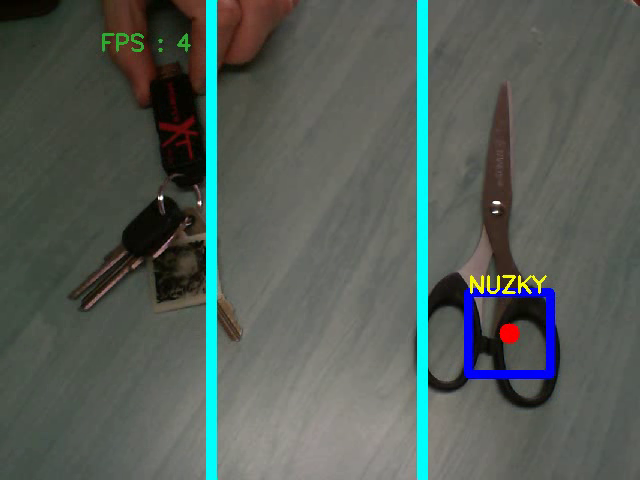
#> input picture frame 22 of BP_final_scripts/output_detection.avi, 640 x 480 px, given in place of the camera
$ python object_recognition_HAAR.py
#> lines starting #> are read from the running program, lines starting #| are printed output that depends on the picture
"""
Tento skript rozpoznává objekty, jež byly natrénovany předem na pozitivních
a negativních snímcích. Skript využívá inventářní systém, detekuje který objekt
chybí a na tuto skutečnost uživatele upozorňuje.

PSEUDOKÓD
0.HAAR trénink detekovaných objektů
1.Načti kameru
2.Rozpoznání objektů
3.Označení objektů na obraze
4.Učení polohy
5.Uživatelský feedback (chybí/nemůže najít, špatná detekce atp.)
"""

import cv2, time
import numpy as np

""""Vstupní parametry + načtení kaskád"""
klice = cv2.CascadeClassifier("haarcascades/klice_17.xml"); # objekt 1
nuzky = cv2.CascadeClassifier("haarcascades/nuzky.xml"); # objekt 2
cap = cv2.VideoCapture(0);
truth_1= 1; truth_2= 1; #
timer1 = time.time()+100000; timer2 = time.time()+100000 # časovače
out = cv2.VideoWriter('output_detection.avi',cv2.VideoWriter_fourcc(*'XVID'), 30.0, (640,480))
        # nahrávání skriptu

"""Detekce objektu"""
def detect(frame, minSize, minNeighbors, groupRectangleMin, esq, cascade, truth, timer):
    # [5 lines of commented-out code are left out]
    item = cascade.detectMultiScale(frame, minSize=minSize, minNeighbors=minNeighbors);
    item, weights_item = cv2.groupRectangles(np.array(item).tolist(), groupRectangleMin, esq)
    """Spojení nejvíce možných obdélníků, potlačení ostatních"""
    try:
        weights_item = weights_item[0];
        if weights_item[0]>=truth:
            ok = 1;
            truth = weights_item[0];
            marker = item[0];
            timer = time.time()
            if time.time()>timer+3:
                truth = 0;
            return marker, truth, ok, timer
        else:
            return 0,0,0,timer
    except:
        ok = 0;
        marker = 0;
        truth = 0;
        return marker, truth, ok, timer

while (True):
    ret, frame = cap.read();
#> frame is the input picture: shape (480, 640, 3); mean B, G, R 87.3, 93.1, 84
    tick = cv2.getTickCount(); # funkce pro výpočet FPS
    cv2.line(frame, (int(np.shape(frame)[1]*0.33),0), (int(np.shape(frame)[1]*0.33),int(np.shape(frame)[0])), (255,255,0), 10);
    cv2.line(frame, (int(np.shape(frame)[1]*0.66),0), (int(np.shape(frame)[1]*0.66),int(np.shape(frame)[0])), (255,255,0), 10);
    """Detekce objektu 1"""
    marker_1, truth_1, ok_1, timer1 = detect(frame, (30,30), 1, 1, 0.5, klice, truth_1, timer1);
#> in detect, `item = cascade.detectMultiScale(frame, minSize=minSize, minNeighbors=m..`: item = [[166, 60, 46, 46]]
#> in detect, `item, weights_item = cv2.groupRectangles(np.array(item).tolist(), grou..`: item = ()
#> marker_1 = 0; truth_1 = 0; ok_1 = 0; timer1 = 1.8e+09
    if ok_1 == 1:
        kx1,ky1,kw1,kh1 = marker_1;
        cv2.rectangle(frame, (kx1,ky1), (kx1+kw1,ky1+kh1), (0,0,0), 8); #vykreslení obdélníku
        xt1=int(kx1+kw1/2) #x-ová souřadnice těžiště obrazce
        yt1=int(ky1+kh1/2) #y-ová souřadnice těžiště obrazce
        cv2.circle(frame, (xt1,yt1), 10, (0,0,255), -1); #vykreslení středu
        cv2.putText(frame, "KLICE", (kx1,ky1), cv2.FONT_HERSHEY_SIMPLEX, 0.75, (0,250,250),2);
    elif time.time()>timer1+2:
        cv2.putText(frame, "Detection 1 failed ", (100,20), cv2.FONT_HERSHEY_SIMPLEX, 0.75, (50,50,250),2); #selhání detekce
    """Inventář objektu 1"""

    try:
        if xt1 < (np.shape(frame)[1]*0.33): #specifikace místa těžiště
            cv2.putText(frame, "Objekt 1 poloha OK", (100,110), cv2.FONT_HERSHEY_SIMPLEX, 0.75, (50,170,50), 2);
        else:
            cv2.putText(frame, "Objekt 1 poloha notOK", (100,110), cv2.FONT_HERSHEY_SIMPLEX, 0.75, (50,170,50), 2);
    except:
        pass
    """Detekce objektu 2"""
    marker_2, truth_2, ok_2, timer2 = detect(frame, (50,50), 2, 1, 0.99, nuzky, truth_2, timer2);
#> marker_2 = 0; truth_2 = 0; ok_2 = 0; timer2 = 1.8e+09
    if ok_2 == 1:
        kx2,ky2,kw2,kh2 = marker_2;
        cv2.rectangle(frame, (kx2,ky2), (kx2+kw2,ky2+kh2), (255,0,0), 8); #vykreslení obdélníku
        xt2=int(kx2+kw2/2) #x-ová souřadnice těžiště obrazce
        yt2=int(ky2+kh2/2) #y-ová souřadnice těžiště obrazce
        cv2.circle(frame, (xt2,yt2), 10, (0,0,255), -1); #vykreslení středu
        cv2.putText(frame, "NUZKY", (kx2,ky2), cv2.FONT_HERSHEY_SIMPLEX, 0.75, (0,250,250),2);
    elif time.time()>timer2+0.5:
        cv2.putText(frame, "Detection 2 failed", (100,50), cv2.FONT_HERSHEY_SIMPLEX, 0.75, (50,50,250),2); #selhání detekce
    """Inventář objektu 2"""

    try:
        if xt2 > (np.shape(frame)[1]*0.66): #specifikace místa těžiště
            cv2.putText(frame, "Objekt 2 poloha OK", (100,140), cv2.FONT_HERSHEY_SIMPLEX, 0.75, (50,170,50), 2);
        else:
            cv2.putText(frame, "Objekt 2 poloha notOK", (100,140), cv2.FONT_HERSHEY_SIMPLEX, 0.75, (50,170,50), 2);
    except:
        pass

    fps = cv2.getTickFrequency() / (cv2.getTickCount() - tick); #výpočet FPS
    cv2.putText(frame, "FPS : " + str(int(fps)), (100,50), cv2.FONT_HERSHEY_SIMPLEX, 0.75, (50,170,50), 2);
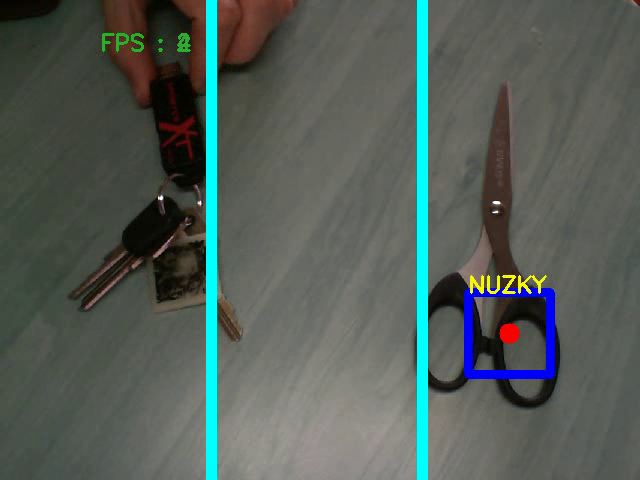
#> frame: shape (480, 640, 3); mean B, G, R 87.6, 93.3, 83.7
    # Zobrazení FPS
    cv2.imshow("img", frame)
    out.write(frame)            # výstup trackingu do .avi
    if cv2.waitKey(1) & 0xFF == ord("q"):
#> (key q is pressed here)
        break
cap.release();
cv2.destroyAllWindows();

$ run again, starting later in the video
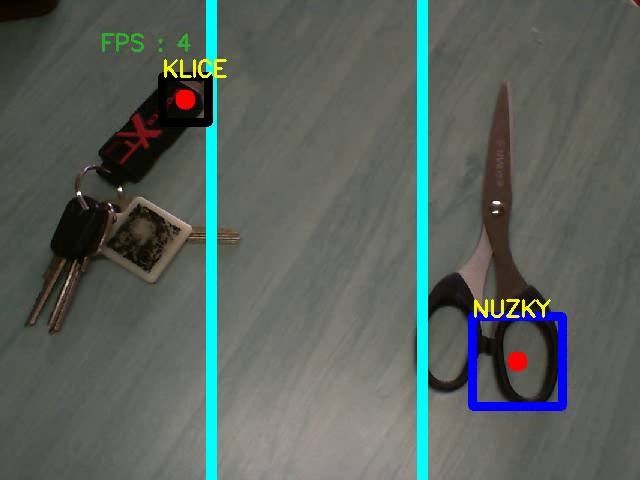
#> input picture frame 101 of BP_final_scripts/output_detection.avi, 640 x 480 px, given in place of the camera
#> frame is the input picture: shape (480, 640, 3); mean B, G, R 91.8, 97.2, 88.6
#> `cv2.line(frame, (int(np.shape(frame)[1]*0.66),0), (int(np.shape(frame)..`:
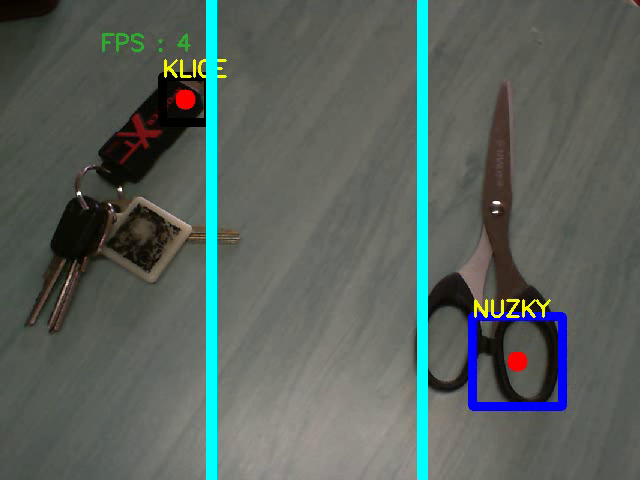
#> frame: shape (480, 640, 3); mean B, G, R 92.4, 97.7, 88.2
#> in detect, `item = cascade.detectMultiScale(frame, minSize=minSize, minNeighbors=m..`: item = [[142, 98, 43, 43], [476, 382, 50, 50]]
#> in detect, `item, weights_item = cv2.groupRectangles(np.array(item).tolist(), grou..`: item = ()
#> marker_1 = 0; timer1 = 1.8e+09
#> marker_2 = 0; timer2 = 1.8e+09

$ run again, starting later in the video
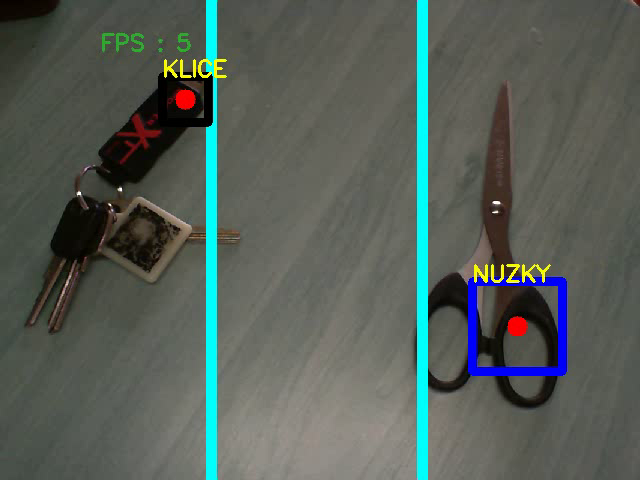
#> input picture frame 180 of BP_final_scripts/output_detection.avi, 640 x 480 px, given in place of the camera
#> frame is the input picture: shape (480, 640, 3); mean B, G, R 87.7, 94.3, 85.7
#> `cv2.line(frame, (int(np.shape(frame)[1]*0.66),0), (int(np.shape(frame)..`:
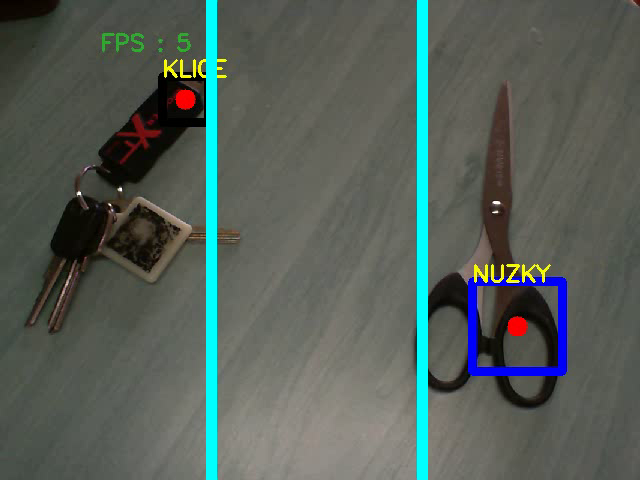
#> frame: shape (480, 640, 3); mean B, G, R 88.3, 94.8, 85.3
#> in detect, `item = cascade.detectMultiScale(frame, minSize=minSize, minNeighbors=m..`: item = [[531, 342, 42, 42]]
#> in detect, `item, weights_item = cv2.groupRectangles(np.array(item).tolist(), grou..`: item = ()
#> marker_1 = 0; timer1 = 1.8e+09
#> marker_2 = 0; timer2 = 1.8e+09
